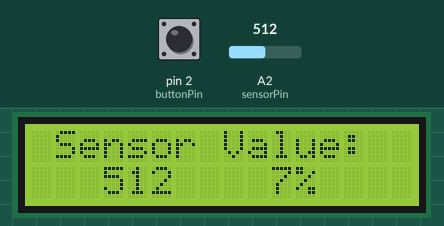
This sketch was run on a simulated Arduino Uno, built with avr-gcc and run on an emulated ATmega328P. Parts: 16×2 character LCD. The test bench sets the inputs (shaded band); at power-on: A2 (sensorPin) = 512, pin 2 (buttonPin) LOW. What the sketch prints to the serial monitor is not drawn.

Above: at 4.6 s.
4.7 s: A2 (sensorPin) set to 716
At 8.2 s:
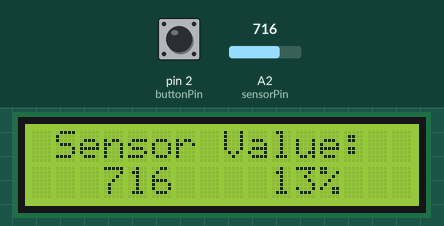
9.0 s: A2 (sensorPin) set to 613
At 11.4 s:
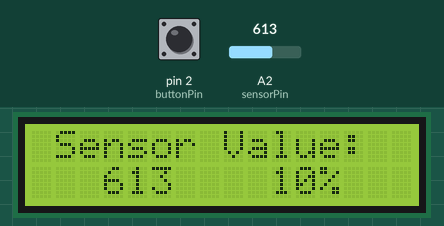
13.3 s: A2 (sensorPin) set to 583
At 17.6 s:
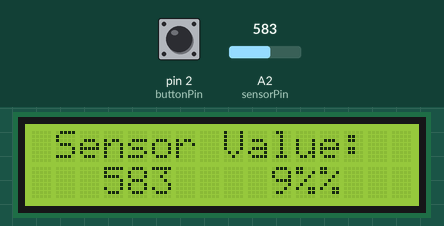
Timing chart, 0 to 19.1 s (numbered marks = the images above; inputs shaded):
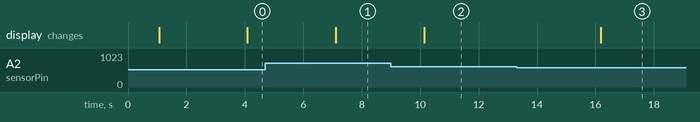

The sketch:

System01.ino
```cpp
#include <Wire.h>
#include <LiquidCrystal_I2C.h>
#include <SoftwareSerial.h> // include the library code
#include "DHT.h"// include the library code

LiquidCrystal_I2C lcd(0x27, 16, 2); // set the LCD address to 0x27 for a 16 chars and 2 line display
SoftwareSerial mySerial(10, 11); // RX, TX


#define sensorPin A2 // select the input pin for the potentiometer

const int dry= 595; // dry value
const int wet= 239; // wet value

const int buttonPin = 2; // the number of the pushbutton pin
int buttonState = 0; // variable for reading the pushbutton status
DHT dht(7, DHT11);


void setup() {
  // put your setup code here, to run once:
  mySerial.begin(9600); // set up Serial library at 9600 bps
    Serial.begin(9600); // set up Serial library at 9600 bps
    delay(1000);
    lcd.begin();
    lcd.backlight(); // turn on the backlight

    pinMode(buttonPin, INPUT); // initialize the pushbutton pin as an input
     Serial.begin(9600);
  Serial.println("DHT test!");

  dht.begin();
}


void sendMessage(int value){
    // send the value to the serial port
    mySerial.println("AT+CMGF=1\r\n"); // set SMS mode to text
    delay(1000);
    mySerial.println("AT+CMGS=\"0715603380\"\r"); // set the phone number
    delay(1000);
    String SMS = "Hellow";
    mySerial.print("Humidity: "); // send the message
    mySerial.print(SMS);
    mySerial.write("%");
    delay(1000);
    mySerial.println((char)26); // ASCII code of CTRL+Z
    delay(1000);
}
void RecieveMessage(){
    mySerial.println("AT+CMGR=2,2,0,0,0"); // AT command to recieve the message
    delay(1000);
}

void loop(){
   delay(2000);

  // put your main code here, to run repeatedly:
  int sensorValue = analogRead(sensorPin); // read the input pin
    int precentage = map(sensorValue, wet, dry, 0, 10); // map the value to 0-100

    // print the value to the serial monitor
    Serial.print("Humidity: ");
    Serial.print(precentage);
    Serial.println("%");
    delay(1000);

    // print the value to the LCD
    lcd.setCursor(1,0); // set the cursor to column 1, line 0
    lcd.print("Sensor Value: ");
    lcd.setCursor(3,1); // set the cursor to column 3, line 1
    lcd.print(sensorValue);
    lcd.print(" ");
    lcd.setCursor(7,1); // set the cursor to column 7, line 1

    lcd.setCursor(10,1); // set the cursor to column 10, line 1
    lcd.print(precentage);
    lcd.print("%");

    buttonState = digitalRead(buttonPin); // read the state of the pushbutton value
    // check if the pushbutton is pressed.
    // if it is, the buttonState is HIGH:
    if (buttonState == HIGH) {
        // send the value to the serial port
        sendMessage(precentage);
      // Reading temperature or humidity takes about 250 milliseconds!
  // Sensor readings may also be up to 2 seconds 'old' (its a very slow sensor)
  float h = dht.readHumidity();
  // Read temperature as Celsius (the default)
  float t = dht.readTemperature();
  // Read temperature as Fahrenheit (isFahrenheit = true)
  float f = dht.readTemperature(true);

  // Check if any reads failed and exit early (to try again).
  if (isnan(h) || isnan(t) || isnan(f)) {
    Serial.println("Failed to read from DHT sensor!");
    return;
  }
  // Compute heat index in Fahrenheit (the default)
  float hif = dht.computeHeatIndex(f, h);
  // Compute heat index in Celsius (isFahreheit = false)
  float hic = dht.computeHeatIndex(t, h, false);

  Serial.print("Humidity: ");
  Serial.println(h);
  Serial.print("Temperature: ");
  Serial.print(t);
  Serial.print("°C ");
  Serial.print(f);
  Serial.println("°F ");
  Serial.print("Heat index : ");
  Serial.print(hic);
  Serial.print("°C ");
  Serial.print(hif);
  Serial.println("°F");

}
}
```

Measured:
- the behaviour switches between 595 and 594 on A2 (sensorPin) (found by bisection; images 2 and 3)
- after the input at 4.7 s, the display: changes after 2.4 s (image 1)
- after the input at 9.0 s, the display: changes after 1.1 s (image 2)
- after the input at 13.3 s, the display: changes after 2.9 s (image 3)
